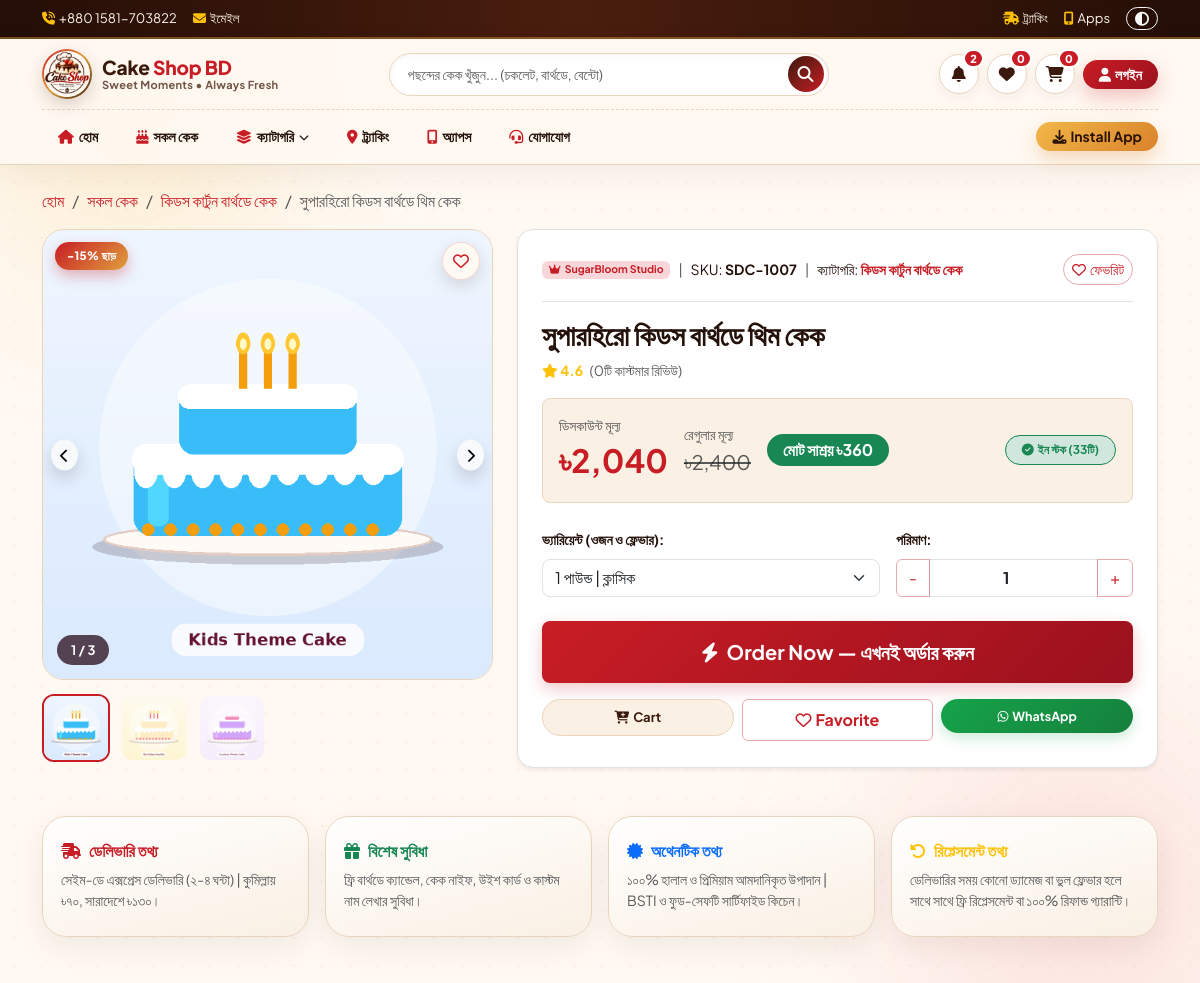
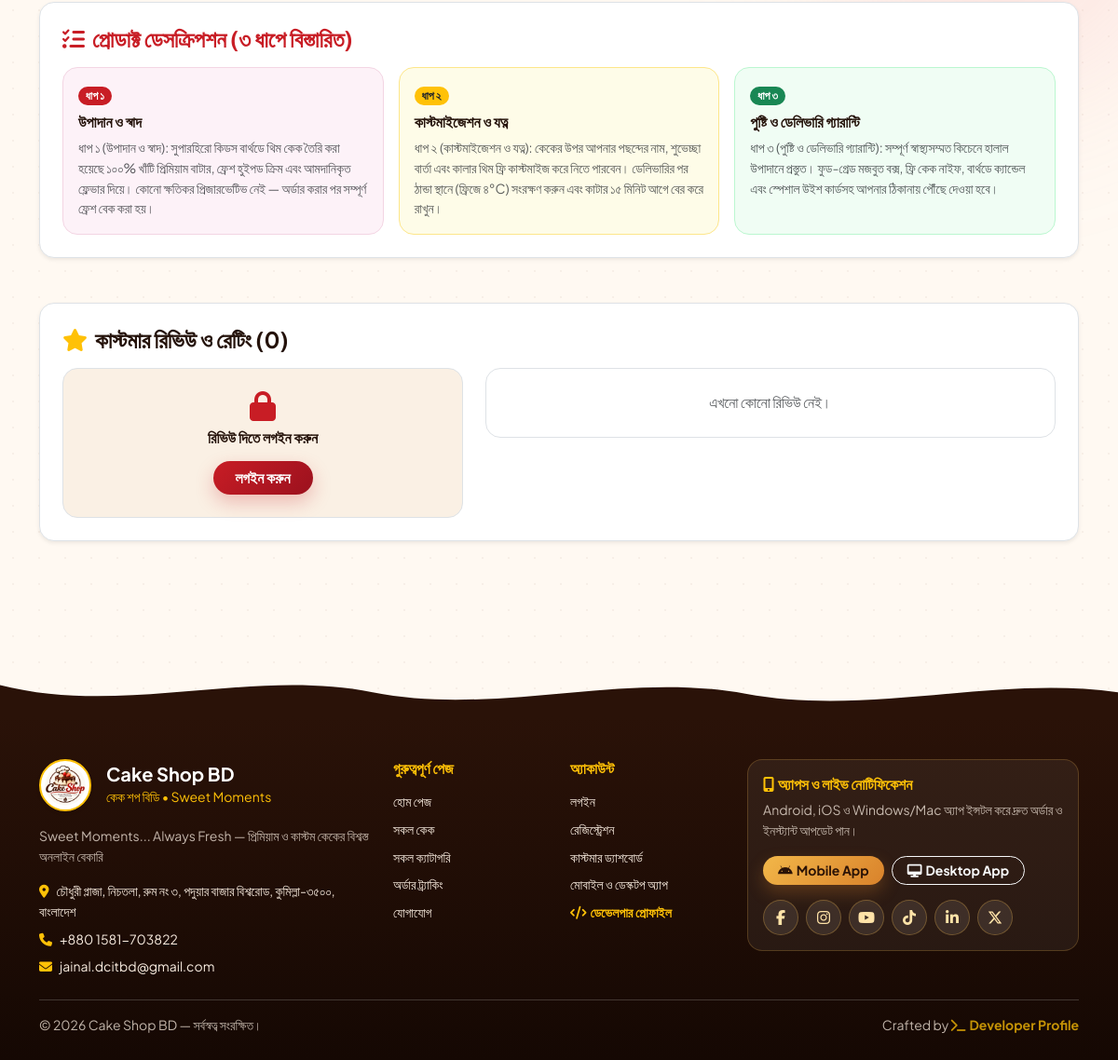
The app's page /product.php?slug=cake-7-sdc-1007 with its own data (2 pictures, top to bottom).
### tables this page shows
CREATE TABLE products (
    id INTEGER PRIMARY KEY AUTOINCREMENT,
    sku TEXT UNIQUE NOT NULL,
    name TEXT NOT NULL,
    slug TEXT UNIQUE NOT NULL,
    category_id INTEGER NOT NULL,
    brand_id INTEGER NOT NULL,
    regular_price REAL NOT NULL,
    discount_price REAL NOT NULL,
    discount_percent INTEGER DEFAULT 0,
    stock INTEGER DEFAULT 10,
    defective_flag INTEGER DEFAULT 0,
    defective_note TEXT DEFAULT '',
    rating REAL DEFAULT 4.8,
    review_count INTEGER DEFAULT 0,
    short_desc TEXT DEFAULT '',
    desc_step1 TEXT DEFAULT '',
    desc_step2 TEXT DEFAULT '',
    desc_step3 TEXT DEFAULT '',
    delivery_info TEXT DEFAULT '',
    benefits_info TEXT DEFAULT '',
    authentic_info TEXT DEFAULT '',
    replacement_info TEXT DEFAULT '',
    images_json TEXT DEFAULT '[]',
    variants_json TEXT DEFAULT '[]',
    is_featured INTEGER DEFAULT 1,
    status INTEGER DEFAULT 1,
    created_at TEXT DEFAULT CURRENT_TIMESTAMP
);

CREATE TABLE categories (
    id INTEGER PRIMARY KEY AUTOINCREMENT,
    parent_id INTEGER DEFAULT 0,
    name TEXT NOT NULL,
    slug TEXT UNIQUE NOT NULL,
    icon TEXT DEFAULT 'fa-cake-candles',
    image TEXT DEFAULT '',
    sort_order INTEGER DEFAULT 0,
    status INTEGER DEFAULT 1
);

CREATE TABLE brands (
    id INTEGER PRIMARY KEY AUTOINCREMENT,
    name TEXT NOT NULL,
    slug TEXT UNIQUE NOT NULL,
    logo TEXT DEFAULT '',
    description TEXT DEFAULT '',
    status INTEGER DEFAULT 1
);

### product.php (the view, shortened to what the rows shown need)
<?php
require_once __DIR__ . '/includes/functions.php';
$pdo = db();
$slug = trim($_GET['slug'] ?? '');
$id = (int)($_GET['id'] ?? 0);
if ($slug !== '') {
    $stmt = $pdo->prepare("SELECT p.*, c.name AS cat_name, c.slug AS cat_slug, b.name AS brand_name FROM products p LEFT JOIN categories c ON c.id = p.category_id LEFT JOIN brands b ON b.id = p.brand_id WHERE p.slug = ?");
    $stmt->execute([$slug]);
} else {
    $stmt = $pdo->prepare("SELECT p.*, c.name AS cat_name, c.slug AS cat_slug, b.name AS brand_name FROM products p LEFT JOIN categories c ON c.id = p.category_id LEFT JOIN brands b ON b.id = p.brand_id WHERE p.id = ?");
    $stmt->execute([$id ?: 1]);
}
$p = $stmt->fetch();
require_once __DIR__ . '/includes/header.php';
$imgs = product_images($p);
$pid = (int)$p['id'];
$isFav = is_favorite($pid);
$savings = max(0, (float)$p['regular_price'] - (float)$p['discount_price']);
$waUrl = whatsapp_order_url($p);
$revStmt = $pdo->prepare("SELECT * FROM reviews WHERE product_id = ? AND status = 1 ORDER BY id DESC");
$revStmt->execute([$pid]);
$reviews = $revStmt->fetchAll();
?>
<div class="container py-4">
  <nav aria-label="breadcrumb" class="mb-3">
    <ol class="breadcrumb small mb-0">
      <li class="breadcrumb-item"><a href="index.php" class="text-danger">হোম</a></li>
      <li class="breadcrumb-item"><a href="products.php" class="text-danger">সকল কেক</a></li>
      <li class="breadcrumb-item"><a href="category.php?slug=<?= e($p['cat_slug']) ?>" class="text-danger"><?= e($p['cat_name']) ?></a></li>
      <li class="breadcrumb-item active"><?= e($p['name']) ?></li>
    </ol>
  </nav>
  <div class="row g-4 mb-5">
    <div class="col-lg-5 pdp-gallery-col">
      <div class="pdp-gallery-main" id="pdpGalleryWrap">
        <?php if ((int)$p['discount_percent'] > 0): ?>
          <span class="badge-discount">-<?= (int)$p['discount_percent'] ?>% ছাড়</span>
        <?php endif; ?>
        <button type="button" class="btn-fav-corner <?= $isFav ? 'active' : '' ?>" data-fav-id="<?= $pid ?>" onclick="toggleFavorite(<?= $pid ?>, this)">
          <i class="<?= $isFav ? 'fa-solid' : 'fa-regular' ?> fa-heart"></i>
        </button>
        <span class="pdp-img-counter" id="pdpImgCounter">1 / <?= count($imgs) ?></span>
        <img id="pdpMainImg" src="<?= e(asset_url($imgs[0])) ?>" alt="<?= e($p['name']) ?>" onclick="openImagePopup(this.src)">
        <?php if (count($imgs) > 1): ?>
          <button type="button" class="btn btn-light btn-sm rounded-circle position-absolute top-50 start-0 translate-middle-y ms-2 shadow" onclick="pdpSlide(-1)"><i class="fa-solid fa-chevron-left"></i></button>
          <button type="button" class="btn btn-light btn-sm rounded-circle position-absolute top-50 end-0 translate-middle-y me-2 shadow" onclick="pdpSlide(1)"><i class="fa-solid fa-chevron-right"></i></button>
        <?php endif; ?>
      </div>
    </div>
    <div class="col-lg-7">
      <div class="bg-white p-4 rounded-4 border shadow-sm h-100">
        <div class="d-flex flex-wrap align-items-center justify-content-between gap-2 pb-3 mb-3 border-bottom small">
          <div class="d-flex flex-wrap gap-2 align-items-center">
            <span class="badge bg-danger-subtle text-danger fw-bold"><i class="fa-solid fa-crown me-1"></i><?= e($p['brand_name']) ?></span>
            <span class="text-muted">|</span>
            <span>SKU: <strong><?= e($p['sku']) ?></strong></span>
            <span class="text-muted">|</span>
            <span>ক্যাটাগরি: <a href="category.php?slug=<?= e($p['cat_slug']) ?>" class="text-danger fw-bold"><?= e($p['cat_name']) ?></a></span>
          </div>
          <button type="button" class="btn btn-sm btn-outline-danger rounded-pill <?= $isFav ? 'active' : '' ?>" data-fav-id="<?= $pid ?>" onclick="toggleFavorite(<?= $pid ?>, this)">
          </button>
        </div>
        <h1 class="h3 fw-bold mb-2"><?= e($p['name']) ?></h1>
        <div class="mb-3 small">
          <span class="text-warning fw-bold"><i class="fa-solid fa-star"></i> <?= number_format((float)$p['rating'], 1) ?></span>
          <span class="text-muted ms-1">(<?= count($reviews) ?>টি কাস্টমার রিভিউ)</span>
        </div>
        <div class="p-3 rounded-3 mb-4 d-flex flex-wrap align-items-center gap-3" style="background:var(--brand-soft);border:1px solid var(--brand-border);">
          <div>
            <div class="small text-muted">ডিসকাউন্ট মূল্য</div>
            <div class="fs-2 fw-bold text-danger" id="pdpDiscPrice"><?= format_tk((float)$p['discount_price']) ?></div>
          </div>
          <div>
            <div class="small text-muted">রেগুলার মূল্য</div>
            <div class="fs-5 text-muted text-decoration-line-through" id="pdpRegPrice"><?= format_tk((float)$p['regular_price']) ?></div>
          </div>
          <div><span class="badge bg-success fs-6 px-3 py-2 rounded-pill">মোট সাশ্রয় <?= format_tk($savings) ?></span></div>
          <div class="ms-auto">
            <?php if ((int)$p['stock'] > 0): ?>
              <span class="badge bg-success-subtle text-success border border-success px-3 py-2 rounded-pill fw-bold"><i class="fa-solid fa-circle-check me-1"></i>ইন স্টক (<?= (int)$p['stock'] ?>টি)</span>
            <?php else: ?>
              <span class="badge bg-danger px-3 py-2 rounded-pill fw-bold">আউট অব স্টক</span>
            <?php endif; ?>
          </div>
        </div>
        <div class="row g-3 mb-4">
          <div class="col-md-7">
          </div>
          <div class="col-md-5">
          </div>
        </div>
        <div class="d-grid gap-2 mb-3">
          <button type="button" class="btn btn-order-now btn-lg py-3 rounded-3 fs-5" onclick="pdpOrderNow()">
          </button>
        </div>
        <div class="row g-2">
          <div class="col-4"><button type="button" class="btn btn-add-cart w-100 py-2" onclick="pdpAddCart()"><i class="fa-solid fa-cart-plus me-1"></i>Cart</button></div>
          <div class="col-4"></div>
          <div class="col-4"><a href="<?= e($waUrl) ?>" target="_blank" class="btn btn-whatsapp-order w-100 py-2"><i class="fa-brands fa-whatsapp me-1"></i>WhatsApp</a></div>
        </div>
      </div>
    </div>
  </div>
  <div class="row g-3 mb-5">
    <div class="col-md-6 col-lg-3"><div class="benefit-3d-card"><h6 class="fw-bold text-danger"><i class="fa-solid fa-truck-fast me-2"></i>ডেলিভারি তথ্য</h6><p class="small text-muted mb-0"><?= e($p['delivery_info']) ?></p></div></div>
    <div class="col-md-6 col-lg-3"><div class="benefit-3d-card"><h6 class="fw-bold text-success"><i class="fa-solid fa-gift me-2"></i>বিশেষ সুবিধা</h6><p class="small text-muted mb-0"><?= e($p['benefits_info']) ?></p></div></div>
    <div class="col-md-6 col-lg-3"><div class="benefit-3d-card"><h6 class="fw-bold text-primary"><i class="fa-solid fa-certificate me-2"></i>অথেনটিক তথ্য</h6><p class="small text-muted mb-0"><?= e($p['authentic_info']) ?></p></div></div>
    <div class="col-md-6 col-lg-3"><div class="benefit-3d-card"><h6 class="fw-bold text-warning"><i class="fa-solid fa-rotate-left me-2"></i>রিপ্লেসমেন্ট তথ্য</h6><p class="small text-muted mb-0"><?= e($p['replacement_info']) ?></p></div></div>
  </div>
  <section class="bg-white p-4 rounded-4 border shadow-sm mb-5">
    <div class="row g-3">
      <div class="col-md-4"><div class="p-3 rounded-4 h-100" style="background:#fdf2f8;border:1px solid #f3d5e3;"><span class="badge bg-danger rounded-pill mb-2">ধাপ ১</span><h6 class="fw-bold">উপাদান ও স্বাদ</h6><p class="small text-muted mb-0"><?= e($p['desc_step1']) ?></p></div></div>
      <div class="col-md-4"><div class="p-3 rounded-4 h-100" style="background:#fefce8;border:1px solid #fde68a;"><span class="badge bg-warning text-dark rounded-pill mb-2">ধাপ ২</span><h6 class="fw-bold">কাস্টমাইজেশন ও যত্ন</h6><p class="small text-muted mb-0"><?= e($p['desc_step2']) ?></p></div></div>
      <div class="col-md-4"><div class="p-3 rounded-4 h-100" style="background:#f0fdf4;border:1px solid #bbf7d0;"><span class="badge bg-success rounded-pill mb-2">ধাপ ৩</span><h6 class="fw-bold">পুষ্টি ও ডেলিভারি গ্যারান্টি</h6><p class="small text-muted mb-0"><?= e($p['desc_step3']) ?></p></div></div>
    </div>
  </section>
</div>
<?php require_once __DIR__ . '/includes/footer.php'; ?>

### records on screen
products: category.name "কিডস কার্টুন বার্থডে কেক", name "সুপারহিরো কিডস বার্থডে থিম কেক", discount_percent "15", images_json "3", brand.name "SugarBloom Studio", sku "SDC-1007", rating "4.6", discount_price "৳2,040", regular_price "৳2,400", format_tk($savings) "৳360", stock "33", delivery_info "সেইম-ডে এক্সপ্রেস ডেলিভারি (২-৪ ঘন্টা) | কুমিল্লায় ৳৭০, সারাদেশে ৳১৩০।", benefits_info "ফ্রি বার্থডে ক্যান্ডেল, কেক নাইফ, উইশ কার্ড ও কাস্টম নাম লেখার সুবিধা।", authentic_info "১০০% হালাল ও প্রিমিয়াম আমদানিকৃত উপাদান | BSTI ও ফুড-সেফটি সার্টিফাইড কিচেন।", replacement_info "ডেলিভারির সময় কোনো ড্যামেজ বা ভুল ফ্লেভার হলে সাথে সাথে ফ্রি রিপ্লেসমেন্ট বা ১০০% রিফান্ড গ্যারান্টি।", desc_step1 "ধাপ ১ (উপাদান ও স্বাদ): সুপারহিরো কিডস বার্থডে থিম কেক তৈরি করা হয়েছে ১০০% খাঁটি প্রিমিয়াম বাটার, ফ্রেশ হুইপড ক্রিম এবং আমদানিকৃত ফ্লেভার দিয়ে। কোনো ক্ষতিকর প্রিজারভেটিভ নেই — অর্ডার করার পর সম্পূর্ণ ফ্রেশ বেক করা হয়।", desc_step2 "ধাপ ২ (কাস্টমাইজেশন ও যত্ন): কেকের উপর আপনার পছন্দের নাম, শুভেচ্ছা বার্তা এবং কালার থিম ফ্রি কাস্টমাইজ করে নিতে পারবেন। ডেলিভারির পর ঠান্ডা স্থানে (ফ্রিজে ৪°C) সংরক্ষণ করুন এবং কাটার ১৫ মিনিট আগে বের করে রাখুন।", desc_step3 "ধাপ ৩ (পুষ্টি ও ডেলিভারি গ্যারান্টি): সম্পূর্ণ স্বাস্থ্যসম্মত কিচেনে হালাল উপাদানে প্রস্তুত। ফুড-গ্রেড মজবুত বক্স, ফ্রি কেক নাইফ, বার্থডে ক্যান্ডেল এবং স্পেশাল উইশ কার্ডসহ আপনার ঠিকানায় পৌঁছে দেওয়া হবে।"

### other values on screen
setting('phone') "+880 1581-703822"
$unreadNotif "2"
favorite_count() "0"
cart_count() "0"
count($reviews) "0"
setting('site_name') "Cake Shop BD"
setting('site_bn_name') "কেক শপ বিডি"
setting('tagline') "Sweet Moments... Always Fresh — প্রিমিয়াম ও কাস্টম কেকের বিশ্বস্ত অনলাইন বেকারি"
setting('address') "চৌধুরী প্লাজা, নিচতলা, রুম নং ৩, পদুয়ার বাজার বিশ্বরোড, কুমিল্লা-৩৫০০, বাংলাদেশ"
setting('email') "jainal.dcitbd@gmail.com"
form field value "1 পাউন্ড | ক্লাসিক"
